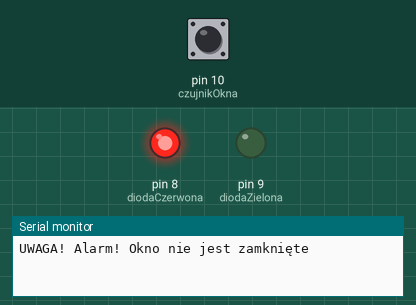
This sketch was run on a simulated Arduino Uno, built with avr-gcc and run on an emulated ATmega328P. Parts: output pins drawn as LEDs (lit = HIGH), the last lines printed to the serial monitor. The inputs (shaded band) are chosen by the test bench; at power-on: pin 10 (czujnikOkna) HIGH.

Above: at 1.2 s.
1.3 s: pin 10 (czujnikOkna) pulled LOW for 0.15 s
At 1.37 s:
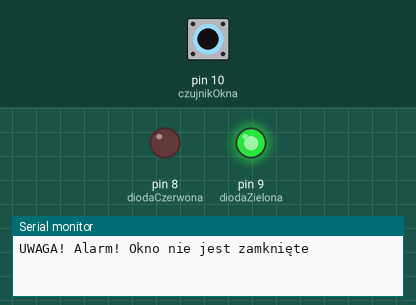
2.9 s: pin 10 (czujnikOkna) pulled LOW for 3.2 s
At 7.2 s:
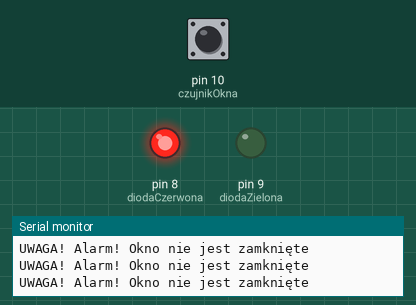
Timing chart, 0 to 8.7 s (numbered marks = the images above; inputs shaded):
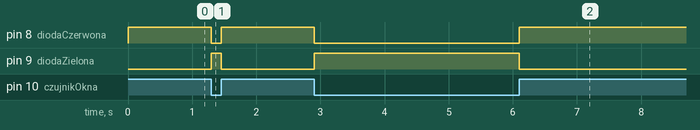

The sketch:

symulacja_okna.ino
```cpp
#define diodaCzerwona 8
#define diodaZielona 9
#define czujnikOkna 10


void setup()
{
    Serial.begin(9600);
    pinMode(diodaCzerwona, OUTPUT);
    pinMode(diodaZielona, OUTPUT);
    pinMode(czujnikOkna, INPUT_PULLUP);

    digitalWrite(diodaCzerwona, LOW);
    digitalWrite(diodaZielona, LOW);
}

void loop()
{
    if (digitalRead(czujnikOkna) == LOW)
    {
        digitalWrite(diodaZielona, HIGH);
        digitalWrite(diodaCzerwona, LOW);
    }
    else
    {
        digitalWrite(diodaZielona, LOW);
        digitalWrite(diodaCzerwona, HIGH);
        Serial.println("UWAGA! Alarm! Okno nie jest zamknięte");
        while(digitalRead(czujnikOkna) == HIGH) {
            delay(25);
        }
    }
}
```

Measured:
- after the input at 1.3 s, pin 8 (diodaCzerwona): HIGH → LOW at once, → HIGH 0.15 s later; pin 9 (diodaZielona): LOW → HIGH at once, → LOW 0.15 s later
- after the input at 2.9 s, pin 8 (diodaCzerwona): HIGH → LOW at once, → HIGH 3.2 s later; pin 9 (diodaZielona): LOW → HIGH at once, → LOW 3.2 s later
